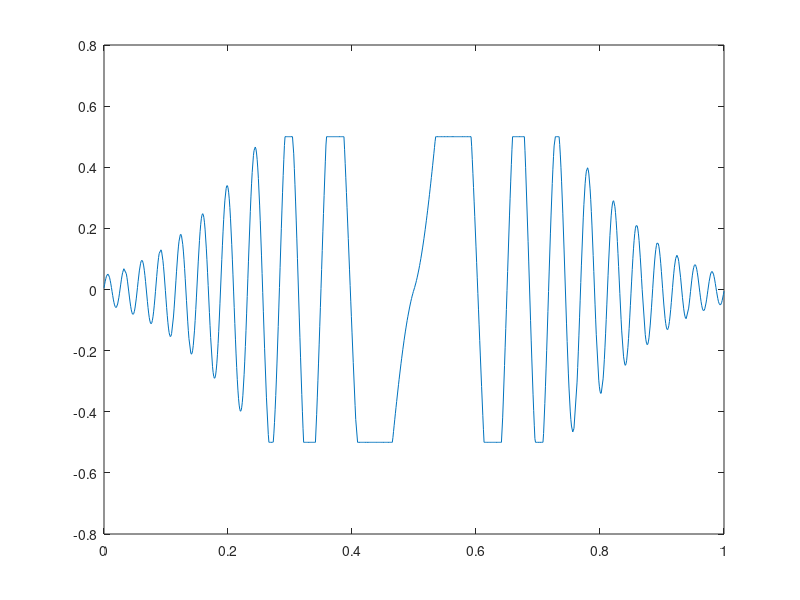
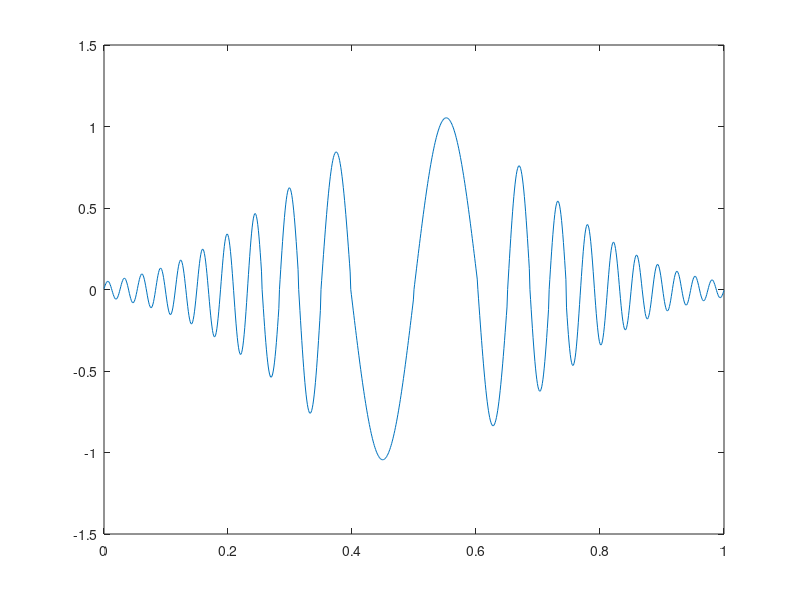

The MATLAB script that drew these images, in order:
clc,close all;

file=load('satuSignal.mat');
x=file.tsat;
y=file.fsat;
xC=x;
yC=y;
i=3;

figure(1)
plot(x,y)
%%% in order to have evenly spaced values in our provided data
while x(i)<1
    dist = x(i)- x(i-1);
    %%% Use newtons divided quadratic difference to evenly space data
    %%% Space between points (0.001...)
    if (dist>0.0012) 
      newX= x(i-1)+.001;
      b0=y(i-2);
      b1=(y(i-1)-b0)/(x(i-1)-x(i-2));
      b2=((y(i)-y(i-1))/(x(i)-x(i-1))-b1)/(x(i)-x(i-2));
      newY= b0+b1*(newX-x(i-2))+b2*(newX-x(i-2))*(newX-x(i-1));
      %%% we cannot have values above .5
      if newY>.5 
      newY=.5;
      end
      if newY<-.5
      newY=-.5;
      end
      %%% Insert new point to array. 
      x=[x(1:i-1) newX x(i:end)];
      y=[y(1:i-1) newY y(i:end)];
    end
     i=i+1;   
end

i=1;
while x(i)<1
    if abs(y(i))>=.5
        k=0;
        j=0;
        %%% K is end of saturation
        while abs(y(i+k))>=.5
            k=k+1;
        end
           
        %%% Continue moving left through data set (by using j=j-1)
        %%until the sign of y(i+j)*y(i) changes. This validates that the
        %%point y(i+j) is the data point close to zero .
        while y(i+j)*y(i)>0
        j=j-1;
        end
        p1=i+j;%p1 and p2 are the indexes, (not the values)
        j=0;
        %%% Continue moving right through data set until the sign changes,
        %%% just as above (but right)
        while y(i+k+j-1)*y(i+k)>0
        j=j+1;
        end
        p2=i+k+j;
        per=(x(p2)-x(p1))*2;
        f=2*pi/per;
       
        %%% We are finding the proportion between the first saturation point and the
        %%% nearest left root over the entire period.. Then we applied this
        %%% proportion to the full period (2pi) and then made a relation to
        %%% the sine function. Then we scaled the saturation point over
        %%% this factor. This allowed us to find the amplitude of the sine
        %%% function using A = .5/B where B = sin(2*pi*(x(i)-x(p1))/per)
        A1=y(i)/sin(2*pi*(x(i)-x(p1))/per);
        A2=y(i)/sin(2*pi*(x(p2)-x(i+k))/per);
        %%% We apply the above mentioned method to find the
        %%% proporitions from the left and the right, in order to find the
        %%% mean. This is because the signal is not perfectly symmetrical.
        A=(A1+A2)/2;

         %%% Go from p1 to p2 and change the values to the results of the
         %%% following function: y = A*sin(Fx) where A is amplitude and F is
         %%% frequency. The subtraction of x(p1) is to displace the sine
         %%% function to start it at a value of 0
         j=p1-i;
         while(i+j<p2)
            y(i+j)=A*sin(f*(x(i+j)-x(p1)));
            j=j+1;
        end
        i=p2;
    else
       i=i+1;
    end 
end   
figure(2)
plot(x,y)


%%%Problem 1 and Problem 2: Find derivative to left when derivative is going close to
%%%zero will be the crest. (same for right) 
%%% Make starting point 0.5, make a counter of 4, go to the left and record
%%% each time derivative is ~at zero then continue left. If function value at that point is negative then its a valley, if its positive its a crest
%%% Same for right. 

i = floor(size(x,2)/2); %% start at half of the array
counter = 0;
Error = .001;
leftCrests = [];
leftValleys = [];

%%% Go to left and find valleys and crests
while counter < 4
    
    %%% Take forward and centered derivative then find the one that is
    %%% smaller, we do this because the method makes both flat valleys/crests and
    %%% pointy (triangle shaped) valleys/crests. The derivative of these triangular shaped
    %%% valleys/crests will never equal zero because they always have a
    %%% slope. Thus we need the centered difference for them.
    dyForward = (y(i+1)-y(i))/(2*(x(i+1))-x(i));
    dyCentered= (y(i+1)-y(i-1))/(2*(x(i+1))-x(i-1));
    dyFinal = min(abs(dyForward), abs(dyCentered));
    
    if abs(dyFinal) < Error
        if y(i) > 0 
           leftCrests = [leftCrests; [x(i), y(i)]];
        elseif y(i) < 0
           leftValleys = [leftValleys; [x(i), y(i)]];
        end
        counter = counter + 1;
        i = i - floor(size(x, 2)*.005); %%% Skip .5% of array size
    else
        i = i - 1;
    end
    
    %%% make sure we never crash because we ran out of data
    if( i < 5)
       break; 
    end
end
disp("2 Crests to the left of 0.5: ")
disp(leftCrests)
disp("2 Valleys to the left of 0.5: ")
disp(leftValleys)



i = floor(size(x,2)/2); %% start at half of the array
counter = 0;
Error = .001;
rightCrests = [];
rightValleys = [];
while ( counter < 4 )
    %%% Right is same as above but positive
    dyForward = (y(i+1)-y(i))/(2*(x(i+1))-x(i));
    dyCentered= (y(i+1)-y(i-1))/(2*(x(i+1))-x(i-1));
    dyFinal = min(abs(dyForward), abs(dyCentered));
    
    if abs(dyFinal) < Error
        if y(i) > 0 
           rightCrests = [rightCrests; [x(i), y(i)]];
        elseif y(i) < 0
           rightValleys = [rightValleys; [x(i), y(i)]];
        end
        counter = counter + 1;
        i = i + floor(size(x, 2)*.005); %%% Skip .5% of array size
    else
        i = i + 1;
    end
    
    %%% make sure we never crash because we ran out of data
    if( i < 5)
       break; 
    end
end
disp("2 Crests to the right of 0.5:")
disp(rightCrests)
disp("2 Valleys to the right of 0.5:")
disp(rightValleys)

%%% Problem 3: Take second derivative of functions. Where they are zero we have an inflection point.
%%% Since we will have a hard time finding where the second derivative
%%% evaluates at zero, we instead see where it changes sign.
i = 2; %% since we're using centered we need to start with an extra point
counter = 0;
Error = .001;
inflections = [];
negative = 0;
positive = 0;
while ( counter < 4 )
    dy2Centered = (y(i+2)-(2*y(i+1))+y(i))/((x(i+1)-x(i-1))^2);
    %dyFinal = min(abs(dyForward), abs(dyCentered));
    if (dy2Centered < 0 && positive == 1) | (dy2Centered > 0 && negative == 1)
        inflections = [inflections; [x(i), y(i)]];
        counter = counter + 1;
        i = i + floor(size(x, 2)*.005); %%% Skip .5% of array size
    else
        i = i + 1;
    end
    %%% make sure we never crash because we ran out of data
    if( i > 999)
       break; 
    end
    
    if dy2Centered < 0 
        negative = 1;
        positive = 0;
    else
        negative = 0;
        positive = 1;
    end
        
end

disp("The first four inflection points are: ");
disp(inflections)

%%% Problem 4: 

disp(strcat("Time signal is above 0.5: ", num2str(size(find(y>.5),2)* .001), " seconds"))
%%% Problem 5:
disp(strcat("Time signal is below -0.8: ", num2str(size(find(y<-.8),2)* .001), " seconds"))
%%% Probme 6: 
disp(strcat("Time signal is below 0.1: ", num2str(size(find(y<.1),2)* .001), " seconds"))


